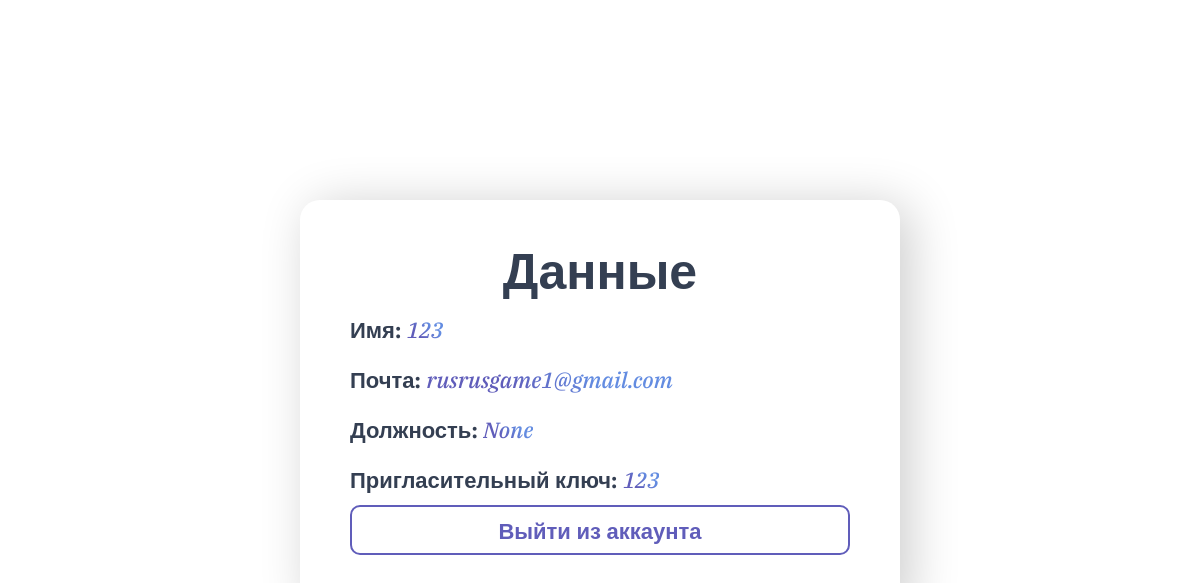
Screenshot of /info_user/1 with the database file from the repository.
### data/users.py (models this page shows, shortened)
class User(SqlAlchemyBase, UserMixin, SerializerMixin):
    __tablename__ = 'users'
    id = sqlalchemy.Column(sqlalchemy.Integer, primary_key=True, autoincrement=True)
    login = sqlalchemy.Column(sqlalchemy.String, nullable=True)
    email = sqlalchemy.Column(sqlalchemy.String, index=True, unique=True, nullable=True)
    hashed_password = sqlalchemy.Column(sqlalchemy.String, nullable=True)
    position = sqlalchemy.Column(sqlalchemy.String, nullable=True)
    admin = sqlalchemy.Column(sqlalchemy.Integer, nullable=True)
    invitation_key = sqlalchemy.Column(sqlalchemy.String, nullable=True)
    orders = orm.relationship("Order", back_populates='user')

### server.py (the view)
@app.route("/info_user/<int:id>", methods=['GET', 'POST'])
def info(id):
    db_sess = create_session()
    us = db_sess.query(User).filter(User.id == id).all()
    user = [{"id": i.id, "login": i.login, "email": i.email, "position": i.position, "invitation_key": i.invitation_key}
            for i in us]
    user = user[0]
    print(user)
    return render_template("info.html", user=user)

### data/db_session.py (called while the page is built)
def create_session() -> Session:
    global __factory
    return __factory()

### templates/info.html (shortened to what this page needs)
<link href="static/css/main.css" rel="stylesheet" type="text/css"/>
{% block content %}
    <div class="window two">
        <h1 class="name-func">Данные</h1>
        <form action="" method="post">
            <p class="info-table">
                Имя: <span>{{ user.login }}</span><br>
                Почта: <span>{{ user.email }}</span><br>
                Должность: <span>{{ user.position }}</span><br>
                Пригласительный ключ: <span>{{ user.invitation_key }}</span><br>
            </p>
            <a class="submit-button" href="/logout">Выйти из аккаунта</a>
        </form>
        {% endblock %}
    </div>

### static/css/main.css (style rules this page uses)
p, h1, h2, h3, h4, h5, h6, h7, a { font-family: "Space Grotesk", sans-serif; margin: 0; }
a { text-decoration: none; color: #343F52; }
h1 { font-family: "Space Grotesk", sans-serif; font-optical-sizing: auto; font-weight: 599; font-size: 50px; font-style: normal; color: #343F52; line-height: 130%; }
span { font-family: "IBM Plex Serif", serif; font-weight: 600; font-style: italic; background: linear-gradient(45deg, rgba(96, 93, 186, 1) 33%, rgba(99, 140, 225, 1) 66%); -webkit-background-clip: text; -webkit-text-fill-color: transparent; }
.window { display: flex; flex-direction: column; gap: 25px; align-items: center; padding: 40px 0; width: 600px; border-radius: 20px; margin: 0 auto; box-shadow: 10px 5px 50px rgba(0,0,0, 0.2); vertical-align: middle; }
.window form { display: flex; flex-direction: column; gap: 20px; }
.two { margin-top: 200px; }
.info-table { line-height: 50px; color: #343F52; font-family: "Space Grotesk", sans-serif; font-optical-sizing: auto; font-weight: 600; font-size: 22px; font-style: normal; width: 200px; }

### templates/info.html (style rules this page uses)
span { font-weight: 500; }
h1 { font-family: "Space Grotesk", sans-serif; font-optical-sizing: auto; font-weight: 599; font-size: 50px; font-style: normal; color: #343F52; line-height: 130%; padding: 0; margin: 0px; }
.window { display: flex; flex-direction: column; gap: 0px; align-items: center; padding: 40px 0; width: 600px; border-radius: 20px; margin: 0 auto; box-shadow: 10px 5px 50px rgba(0,0,0, 0.2); vertical-align: middle; }
.window form { display: flex; flex-direction: column; gap: 20px; }
.two { margin-top: 200px; }
.info-table { line-height: 50px; color: #343F52; font-family: "Space Grotesk", sans-serif; font-optical-sizing: auto; font-weight: 600; font-size: 22px; font-style: normal; width: 500px; align-self: center; }
.submit-button { padding: 10px 20px; border-radius: 10px; border: 2px solid #605DBA; color: #605DBA; font-weight: 550; transition: all .19s ease-in; background: none; height: 50px; text-decoration: none; box-sizing: border-box; font-family: "Space Grotesk", sans-serif; font-weight: 600; font-size: 22px; font-style: normal; align-self: center; margin: 0 auto; vertical-align: middle; align-self: start; width: 100%; text-align: center; margin-top: -20px; }

### rows the page displays
User: login "123", email "rusrusgame1@gmail.com", invitation_key "123"

### other values shown
{{ user.position }} "None"
